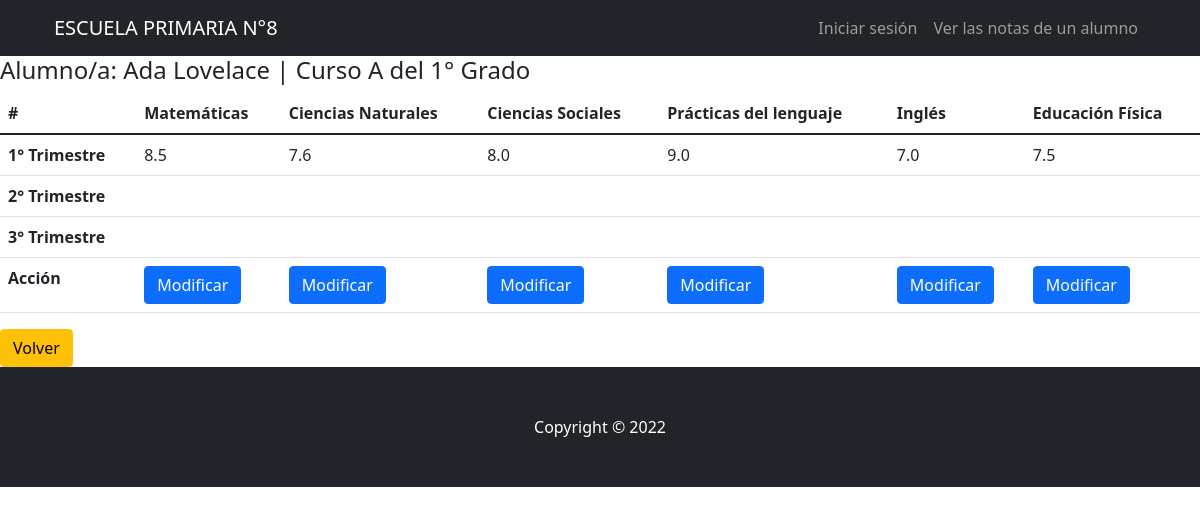
Screenshot of /AppZero/notas/1 with the database file from the repository.
### AppZero/models.py (models this page shows, shortened)
class Alumno(models.Model):
    nombre=models.CharField(max_length=40)
    apellido=models.CharField(max_length=40)
    DNI = models.IntegerField()
    direccion=models.CharField(max_length=60, blank=True, null=True)
    telefono=models.IntegerField(blank=True, null=True)
    email=models.EmailField(blank=True, null=True)
    calificaciones = models.OneToOneField('Calificacion', null=True, on_delete=models.CASCADE, related_name='+' )
    curso = models.ForeignKey(Curso, on_delete=models.CASCADE)

class Curso(models.Model):
    grado = models.ForeignKey(Grado, on_delete=models.CASCADE, null=True)
    division=models.CharField(max_length=1)
    def __str__(self):
        return f'Curso {self.division} del {self.grado}'

class Grado(models.Model):
    grado=models.CharField(max_length=1)
    def __str__(self):
        return f'{self.grado}° Grado'

class Calificacion(models.Model):
    matematicas = models.OneToOneField(Nota, on_delete=models.CASCADE, related_name='+', null=True)
    cienciasnaturales = models.OneToOneField(Nota, on_delete=models.CASCADE, related_name='+', null=True)
    cienciassociales = models.OneToOneField(Nota, on_delete=models.CASCADE, related_name='+', null=True)
    practlenguaje = models.OneToOneField(Nota, on_delete=models.CASCADE, related_name='+', null=True)
    ingles = models.OneToOneField(Nota, on_delete=models.CASCADE, related_name='+', null=True)
    educacionfisica = models.OneToOneField(Nota, on_delete=models.CASCADE, related_name='+', null=True)

class Nota(models.Model):
    C1 = models.FloatField(null=True, blank=True)
    C2 = models.FloatField(null=True, blank=True)
    C3 = models.FloatField(null=True, blank=True)

### AppZero/views.py (the view)
# urls.py: path('notas/<id>', views.VerNotas, name="VerNotas"),
def VerNotas(request, id):
    alumno = Alumno.objects.get(id=id)
    return render(request, "AppZero/Notas/notas_list.html", {'alumno': alumno})

### AppZero/Templates/AppZero/Notas/notas_list.html
{% extends "AppZero/padre.html" %}
{% load static %}
{% block contenidoAdicional %}
<h4>Alumno/a: {{alumno.nombre}} {{alumno.apellido}} | {{alumno.curso}}</h4>
        <table class="table">
            <thead>
                <tr>
                    <th scope="col">#</th>
                    <th scope="col">Matemáticas</th>
                    <th scope="col">Ciencias Naturales</th>
                    <th scope="col">Ciencias Sociales</th>
                    <th scope="col">Prácticas del lenguaje</th>
                    <th scope="col">Inglés</th>
                    <th scope="col">Educación Física</th>
                    </tr>
            </thead>
            <tbody>
            <tr>
                <th scope="row">1° Trimestre</th>
                {% if alumno.calificaciones.matematicas.C1 %}
                <td>{{alumno.calificaciones.matematicas.C1}}</td>
                {% else %}
                <td></td>
                {% endif %}
                {% if alumno.calificaciones.cienciasnaturales.C1 %}
                <td>{{alumno.calificaciones.cienciasnaturales.C1}}</td>
                {% else %}
                <td></td>
                {% endif %}
                {% if alumno.calificaciones.cienciassociales.C1 %}
                <td>{{alumno.calificaciones.cienciassociales.C1}}</td>
                {% else %}
                <td></td>
                {% endif %}
                {% if alumno.calificaciones.practlenguaje.C1 %}
                <td>{{alumno.calificaciones.practlenguaje.C1}}</td>
                {% else %}
                <td></td>
                {% endif %}
                {% if alumno.calificaciones.ingles.C1 %}
                <td>{{alumno.calificaciones.ingles.C1}}</td>
                {% else %}
                <td></td>
                {% endif %}
                {% if alumno.calificaciones.educacionfisica.C1 %}
                <td>{{alumno.calificaciones.educacionfisica.C1}}</td>
                {% else %}
                <td></td>
                {% endif %}
            </tr>
            <tr>
                <th scope="row">2° Trimestre</th>
                {% if alumno.calificaciones.matematicas.C2 %}
                <td>{{alumno.calificaciones.matematicas.C2}}</td>
                {% else %}
                <td></td>
                {% endif %}
                {% if alumno.calificaciones.cienciasnaturales.C2 %}
                <td>{{alumno.calificaciones.cienciasnaturales.C2}}</td>
                {% else %}
                <td></td>
                {% endif %}
                {% if alumno.calificaciones.cienciassociales.C2 %}
                <td>{{alumno.calificaciones.cienciassociales.C2}}</td>
                {% else %}
                <td></td>
                {% endif %}
                {% if alumno.calificaciones.practlenguaje.C2 %}
                <td>{{alumno.calificaciones.practlenguaje.C2}}</td>
                {% else %}
                <td></td>
                {% endif %}
                {% if alumno.calificaciones.ingles.C2 %}
                <td>{{alumno.calificaciones.ingles.C2}}</td>
                {% else %}
                <td></td>
                {% endif %}
                {% if alumno.calificaciones.educacionfisica.C2 %}
                <td>{{alumno.calificaciones.educacionfisica.C2}}</td>
                {% else %}
                <td></td>
                {% endif %}
            </tr>
            <tr>
                <th scope="row">3° Trimestre</th>
                {% if alumno.calificaciones.matematicas.C3 %}
                <td>{{alumno.calificaciones.matematicas.C3}}</td>
                {% else %}
                <td></td>
                {% endif %}
                {% if alumno.calificaciones.cienciasnaturales.C3 %}
                <td>{{alumno.calificaciones.cienciasnaturales.C3}}</td>
                {% else %}
                <td></td>
                {% endif %}
                {% if alumno.calificaciones.cienciassociales.C3 %}
                <td>{{alumno.calificaciones.cienciassociales.C3}}</td>
                {% else %}
                <td></td>
                {% endif %}
                {% if alumno.calificaciones.practlenguaje.C3 %}
                <td>{{alumno.calificaciones.practlenguaje.C3}}</td>
                {% else %}
                <td></td>
                {% endif %}
                {% if alumno.calificaciones.ingles.C3 %}
                <td>{{alumno.calificaciones.ingles.C3}}</td>
                {% else %}
                <td></td>
                {% endif %}
                {% if alumno.calificaciones.educacionfisica.C3 %}
                <td>{{alumno.calificaciones.educacionfisica.C3}}</td>
                {% else %}
                <td></td>
                {% endif %}
            </tr>
            <tr>
                <th scope="row">Acción</th>
                <td><a class='btn btn-primary' href="{% url 'ModNota' alumno.id 'm' %}">Modificar</a></td>
                <td><a class='btn btn-primary' href="{% url 'ModNota' alumno.id 'cn' %}">Modificar</a></td>
                <td><a class='btn btn-primary' href="{% url 'ModNota' alumno.id 'cs' %}">Modificar</a></td>
                <td><a class='btn btn-primary' href="{% url 'ModNota' alumno.id 'pl' %}">Modificar</a></td>
                <td><a class='btn btn-primary' href="{% url 'ModNota' alumno.id 'i' %}">Modificar</a></td>
                <td><a class='btn btn-primary' href="{% url 'ModNota' alumno.id 'ef' %}">Modificar</a></td>
            </tr>
            </tbody>
        </table>
        <a class="btn btn-warning" href="javascript:history.back()">Volver</a>
{% endblock %}

### rows the page displays
Alumno: nombre "Ada", apellido "Lovelace", curso "Curso A del 1° Grado", calificaciones.matematicas.C1 "8.5", calificaciones.cienciasnaturales.C1 "7.6", calificaciones.cienciassociales.C1 "8.0", calificaciones.practlenguaje.C1 "9.0", calificaciones.ingles.C1 "7.0", calificaciones.educacionfisica.C1 "7.5"
